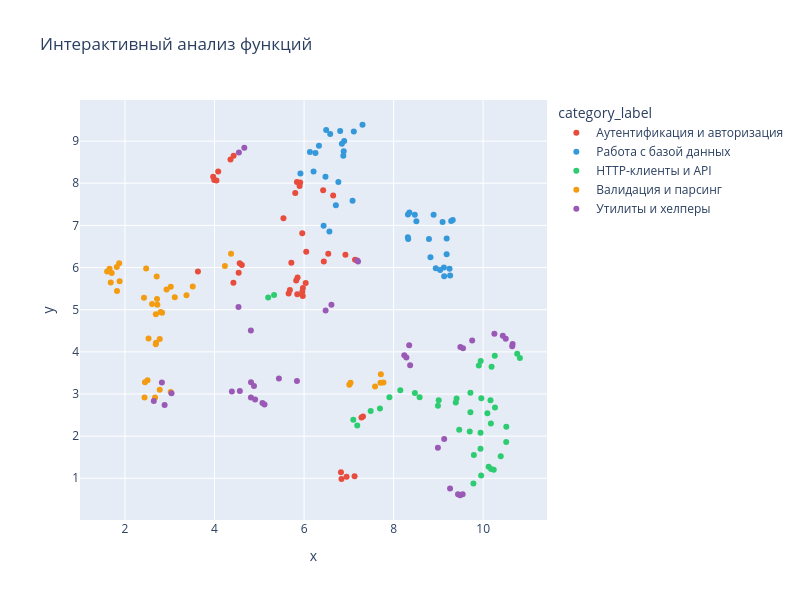

Write notebook code for a chart like this one.
### Code cell
color_map = {
    row['label']: row['color']
    for row in categories.values()
}

fig = px.scatter(
    df, 
    x='x', 
    y='y', 
    color='category_label',
    color_discrete_map=color_map,
    width=800,
    height=600,
    hover_name='name', 
    hover_data=['description', 'language'], 
    title="Интерактивный анализ функций")
fig.show()

### Figure 1 — Plotly figure (JSON) as saved in the notebook; plotly's stock layout.template omitted (floating-point values rounded to 4 significant figures)
{"data": [{"customdata": [["Проверяет JWT-токен и возвращает payload или причину невалидности.", "python"], ["Хэширует пароль с помощью bcrypt с cost-фактором 12.", "python"], ["Сравнивает открытый пароль с bcrypt-хэшем и возвращает результат проверки.", "python"], ["Генерирует уникальный идентификатор сессии на основе UUID4.", "python"], ["Проверяет, что логин и пароль непустые и соответствуют минимальным требованиям.", "python"], ["Создаёт подписанный JWT-токен с указанным payload и временем жизни.", "python"], ["Обновляет JWT-токен, выдавая новый с обновлённым временем истечения.", "python"], ["Проверяет наличие указанного права у пользователя по его ролям.", "python"], ["Декоратор, выбрасывающий PermissionError если пользователь не является администратором.", "python"], ["Завершает сессию пользователя, удаляя её из хранилища активных сессий.", "python"], ["Обменивает OAuth-код авторизации на токен доступа через провайдера.", "python"], ["Добавляет токен в чёрный список, делая его недействительным до истечения срока.", "python"], ["Извлекает Bearer-токен из заголовка Authorization HTTP-запроса.", "python"], ["Проверяет одноразовый TOTP-код двухфакторной аутентификации по секрету.", "python"], ["Генерирует случайный base32-секрет для настройки двухфакторной аутентификации.", "python"], ["Отправляет письмо со ссылкой для сброса пароля на указанный адрес.", "python"], ["Применяет новый пароль после проверки токена сброса из хранилища.", "python"], ["Блокирует учётную запись пользователя, устанавливая флаг is_active в False.", "python"], ["Разблокирует учётную запись пользователя, сбрасывая флаг блокировки.", "python"], ["Декодирует JWT из заголовка запроса и возвращает данные текущего пользователя.", "python"], ["Проверяет JWT-токен и возвращает claims или выбрасывает исключение.", "java"], ["Хэширует пароль с использованием BCrypt и возвращает хэш.", "java"], ["Проверяет соответствие пароля его BCrypt-хэшу.", "java"], ["Генерирует криптографически стойкий идентификатор сессии.", "java"], ["Проверяет учётные данные пользователя и возвращает результат аутентификации.", "java"], ["Выпускает JWT-токен для пользователя с заданным временем жизни.", "java"], ["Обновляет JWT-токен, если он ещё не истёк или истёк менее суток назад.", "java"], ["Проверяет наличие заданного разрешения у пользователя.", "java"], ["Проверяет, что текущий пользователь имеет роль администратора.", "java"], ["Завершает сессию пользователя, инвалидируя токен в хранилище.", "java"], ["Выполняет аутентификацию через OAuth-провайдера и возвращает пользователя.", "java"], ["Отзывает JWT-токен, добавляя его в чёрный список до истечения срока.", "java"], ["Извлекает Bearer-токен из заголовка Authorization HTTP-запроса.", "java"], ["Проверяет одноразовый TOTP-код для двухфакторной аутентификации.", "java"], ["Генерирует случайный Base32-секрет для двухфакторной аутентификации.", "java"], ["Отправляет письмо со ссылкой для сброса пароля на указанный адрес.", "java"], ["Сбрасывает пароль пользователя по токену и устанавливает новый.", "java"], ["Блокирует пользователя и инвалидирует все его активные сессии.", "java"], ["Снимает блокировку с пользователя и очищает причину блокировки.", "java"], ["Возвращает текущего аутентифицированного пользователя из контекста запроса.", "java"]], "hovertemplate": "<b>%{hovertext}</b><br><br>category_label=Аутентификация и авторизация<br>x=%{x}<br>y=%{y}<br>description=%{customdata[0]}<br>language=%{customdata[1]}<extra></extra>", "hovertext": ["verify_jwt_token", "hash_password", "check_password", "generate_session_id", "validate_credentials", "issue_jwt_token", "refresh_jwt_token", "has_permission", "require_admin", "logout_user", "login_with_oauth", "revoke_token", "parse_auth_header", "validate_2fa_code", "generate_2fa_secret", "send_password_reset_email", "reset_password", "block_user", "unlock_user", "get_current_user", "verifyJwtToken", "hashPassword", "checkPassword", "generateSessionId", "validateCredentials", "issueJwtToken", "refreshJwtToken", "hasPermission", "requireAdmin", "logoutUser", "loginWithOauth", "revokeToken", "parseAuthHeader", "validateTwoFactorCode", "generateTwoFactorSecret", "sendPasswordResetEmail", "resetPassword", "blockUser", "unlockUser", "getCurrentUser"], "legendgroup": "Аутентификация и авторизация", "marker": {"color": "#E74C3C", "symbol": "circle"}, "mode": "markers", "name": "Аутентификация и авторизация", "orientation": "v", "showlegend": true, "type": "scatter", "x": [5.655, 4.422, 4.539, 4.427, 3.63, 5.971, 5.974, 6.824, 7.128, 5.913, 6.048, 5.961, 7.282, 3.993, 3.97, 7.138, 6.441, 6.426, 6.65, 5.824, 5.683, 4.609, 4.562, 4.357, 5.539, 6.036, 5.855, 6.835, 6.949, 5.84, 5.959, 5.848, 7.316, 4.042, 4.082, 6.923, 6.54, 5.803, 5.9, 5.715], "xaxis": "x", "y": [5.381, 5.64, 5.874, 8.652, 5.906, 5.326, 5.514, 1.143, 1.046, 8.018, 6.374, 5.427, 2.442, 8.079, 8.155, 6.187, 6.143, 7.832, 7.71, 5.693, 5.466, 6.061, 6.1, 8.562, 7.171, 5.633, 5.764, 0.9802, 1.038, 8.029, 6.812, 5.364, 2.466, 8.063, 8.279, 6.306, 6.325, 7.768, 7.936, 6.115], "yaxis": "y"}, {"customdata": [["Возвращает запись пользователя по первичному ключу или None если не найден.", "python"], ["Ищет пользователя по адресу электронной почты и возвращает запись или None.", "python"], ["Создаёт нового пользователя в базе данных и возвращает его идентификатор.", "python"], ["Обновляет поля записи пользователя по списку переданных значений.", "python"], ["Удаляет запись пользователя из базы данных по идентификатору.", "python"], ["Возвращает страницу пользователей с поддержкой пагинации через limit и offset.", "python"], ["Возвращает общее количество пользователей в таблице с опциональным фильтром.", "python"], ["Возвращает список заказов конкретного пользователя, отсортированных по дате.", "python"], ["Помечает публикацию как удалённую, проставляя метку времени удаления.", "python"], ["Создаёт и возвращает соединение с SQLite-базой данных с включённым WAL-режимом.", "python"], ["Читает SQL-файл миграции и выполняет его содержимое в транзакции.", "python"], ["Создаёт резервную копию SQLite-базы в указанный файл через встроенный API бэкапа.", "python"], ["Восстанавливает базу данных из резервной копии, заменяя текущий файл.", "python"], ["Явно начинает транзакцию в соединении с базой данных.", "python"], ["Фиксирует текущую транзакцию и сохраняет все изменения в базе данных.", "python"], ["Откатывает текущую транзакцию, отменяя все незафиксированные изменения.", "python"], ["Создаёт индекс на указанной колонке таблицы если он ещё не существует.", "python"], ["Удаляет таблицу из базы данных если она существует.", "python"], ["Возвращает пользователей, не входивших в систему дольше указанного числа дней.", "python"], ["Вставляет список словарей в таблицу одним пакетным запросом executemany.", "python"], ["Возвращает пользователя по идентификатору или выбрасывает исключение.", "java"], ["Возвращает пользователя по адресу электронной почты.", "java"], ["Создаёт нового пользователя в базе данных и возвращает сохранённую сущность.", "java"], ["Обновляет данные пользователя и возвращает обновлённую сущность.", "java"], ["Удаляет пользователя из базы данных по идентификатору.", "java"], ["Возвращает страницу пользователей с заданным смещением и размером страницы.", "java"], ["Возвращает общее количество пользователей в базе данных.", "java"], ["Возвращает список заказов пользователя, отсортированных по дате создания.", "java"], ["Помечает запись как удалённую, не удаляя её физически из базы.", "java"], ["Возвращает соединение с базой данных из пула подключений.", "java"], ["Применяет SQL-миграцию из файла к базе данных через JDBC-соединение.", "java"], ["Создаёт резервную копию базы данных в указанный каталог.", "java"], ["Восстанавливает базу данных из резервной копии.", "java"], ["Начинает транзакцию на заданном JDBC-соединении.", "java"], ["Фиксирует транзакцию и переключает соединение в режим автокоммита.", "java"], ["Откатывает транзакцию и логирует причину отката.", "java"], ["Создаёт индекс в таблице базы данных, если он ещё не существует.", "java"], ["Удаляет таблицу из базы данных, если она существует.", "java"], ["Возвращает пользователей, не входивших в систему дольше заданного числа дней.", "java"], ["Вставляет список записей пакетом через JDBC batch.", "java"]], "hovertemplate": "<b>%{hovertext}</b><br><br>category_label=Работа с базой данных<br>x=%{x}<br>y=%{y}<br>description=%{customdata[0]}<br>language=%{customdata[1]}<extra></extra>", "hovertext": ["get_user_by_id", "get_user_by_email", "create_user", "update_user", "delete_user", "list_users_paginated", "count_users", "find_orders_by_user", "soft_delete_post", "get_db_connection", "execute_migration", "backup_database", "restore_from_backup", "begin_transaction", "commit_transaction", "rollback_transaction", "create_index", "drop_table", "find_inactive_users", "bulk_insert_records", "getUserById", "getUserByEmail", "createUser", "updateUser", "deleteUser", "listUsersPaginated", "countUsers", "findOrdersByUser", "softDeletePost", "getDbConnection", "executeMigration", "backupDatabase", "restoreFromBackup", "beginTransaction", "commitTransaction", "rollbackTransaction", "createIndex", "dropTable", "findInactiveUsers", "bulkInsertRecords"], "legendgroup": "Работа с базой данных", "marker": {"color": "#3498DB", "symbol": "circle"}, "mode": "markers", "name": "Работа с базой данных", "orientation": "v", "showlegend": true, "type": "scatter", "x": [6.886, 6.877, 7.083, 6.71, 6.766, 7.111, 6.806, 6.896, 6.478, 9.185, 8.823, 9.32, 9.286, 9.123, 8.942, 9.129, 8.32, 8.353, 6.845, 8.326, 6.131, 6.254, 6.566, 6.437, 5.919, 7.305, 6.493, 6.583, 6.212, 9.184, 8.789, 8.893, 9.094, 9.262, 9.249, 9.039, 8.473, 8.508, 6.332, 8.318], "xaxis": "x", "y": [8.759, 8.651, 7.586, 7.475, 8.029, 9.226, 9.24, 9.003, 8.152, 6.688, 6.243, 7.125, 7.106, 6.002, 5.982, 5.794, 7.255, 7.307, 8.936, 6.675, 8.743, 8.718, 6.854, 6.993, 8.232, 9.388, 9.265, 9.166, 8.28, 6.314, 6.676, 7.252, 7.078, 5.813, 5.973, 5.942, 7.25, 7.097, 8.887, 6.719], "yaxis": "y"}, {"customdata": [["Выполняет GET-запрос и возвращает тело ответа как словарь Python.", "python"], ["Отправляет POST-запрос с JSON-телом и возвращает ответ как словарь.", "python"], ["Скачивает файл по URL и сохраняет его на диск потоковой записью.", "python"], ["Повторяет HTTP-запрос с экспоненциальной задержкой при ошибках соединения.", "python"], ["Разбирает заголовок Link HTTP-ответа и возвращает словарь rel->url.", "python"], ["Отправляет POST-уведомление на webhook-URL с подписью HMAC в заголовке.", "python"], ["Обрабатывает ответ 429, ожидая время из заголовка Retry-After перед повтором.", "python"], ["Выполняет HTTP GET с настраиваемыми таймаутами подключения и чтения.", "python"], ["Проксирует входящий запрос на целевой URL и возвращает ответ бэкенда.", "python"], ["Измеряет время ответа HTTP-эндпоинта в миллисекундах.", "python"], ["Разбирает JSON:API-ответ и возвращает список ресурсов с разрешёнными связями.", "python"], ["Загружает файл на сервер через multipart/form-data POST-запрос.", "python"], ["Обходит все страницы пагинированного API и собирает результаты в один список.", "python"], ["Добавляет заголовок Authorization к словарю заголовков HTTP-запроса.", "python"], ["Извлекает из HTTP-ответа набор стандартных мета-заголовков в словарь.", "python"], ["Следует за HTTP-редиректом вручную и возвращает финальный ответ.", "python"], ["Кэширует результат GET-запроса в памяти на указанное число секунд.", "python"], ["Сжимает тело запроса с помощью gzip и добавляет соответствующий заголовок.", "python"], ["Проверяет SSL-сертификат хоста и возвращает дату истечения его срока.", "python"], ["Отправляет одинаковый POST-запрос на список серверов и собирает статусы ответов.", "python"], ["Выполняет GET-запрос и возвращает тело ответа как строку JSON.", "java"], ["Отправляет POST-запрос с JSON-телом и возвращает тело ответа.", "java"], ["Скачивает файл по URL и сохраняет его по указанному пути.", "java"], ["Повторяет HTTP-запрос до maxAttempts раз при получении ошибки.", "java"], ["Разбирает заголовок Link HTTP-ответа и возвращает карту отношений к URL.", "java"], ["Отправляет POST-запрос на вебхук с JSON-данными и проверяет статус ответа.", "java"], ["Обрабатывает ответ 429 Too Many Requests и ожидает перед повторным запросом.", "java"], ["Выполняет GET-запрос с заданным таймаутом и возвращает тело ответа.", "java"], ["Проксирует входящий HTTP-запрос на целевой URL и возвращает ответ.", "java"], ["Измеряет задержку HTTP-запроса в миллисекундах и возвращает результат.", "java"], ["Разбирает JSON:API ответ и возвращает список объектов из поля data.", "java"], ["Загружает файл на сервер через multipart/form-data запрос.", "java"], ["Последовательно обходит все страницы пагинированного API и возвращает все элементы.", "java"], ["Добавляет заголовки авторизации к строителю HTTP-запроса.", "java"], ["Извлекает и возвращает заголовки HTTP-ответа как карту строк.", "java"], ["Следует HTTP-редиректу и возвращает конечный URL после всех перенаправлений.", "java"], ["Сохраняет HTTP-ответ в кэш по ключу URL с заданным TTL.", "java"], ["Сжимает тело HTTP-запроса с помощью GZIP и возвращает сжатые байты.", "java"], ["Проверяет SSL-сертификат хоста и возвращает информацию о нём.", "java"], ["Рассылает HTTP-запрос на список серверов и возвращает результаты.", "java"]], "hovertemplate": "<b>%{hovertext}</b><br><br>category_label=HTTP-клиенты и API<br>x=%{x}<br>y=%{y}<br>description=%{customdata[0]}<br>language=%{customdata[1]}<extra></extra>", "hovertext": ["fetch_json", "post_json", "download_file", "retry_request", "parse_pagination_links", "send_webhook", "handle_rate_limit", "fetch_with_timeout", "proxy_request", "measure_latency", "parse_jsonapi_response", "upload_file_multipart", "fetch_paginated_results", "add_auth_headers", "parse_response_headers", "handle_redirect", "cache_response", "compress_request_body", "validate_ssl_cert", "broadcast_to_servers", "fetchJson", "postJson", "downloadFile", "retryRequest", "parsePaginationLinks", "sendWebhook", "handleRateLimit", "fetchWithTimeout", "proxyRequest", "measureLatency", "parseJsonApiResponse", "uploadFileMultipart", "fetchPaginatedResults", "addAuthHeaders", "parseResponseHeaders", "handleRedirect", "cacheResponse", "compressRequestBody", "validateSslCert", "broadcastToServers"], "legendgroup": "HTTP-клиенты и API", "marker": {"color": "#2ECC71", "symbol": "circle"}, "mode": "markers", "name": "HTTP-клиенты и API", "orientation": "v", "showlegend": true, "type": "scatter", "x": [9.715, 9.715, 10.26, 9.955, 7.906, 9.959, 10.18, 9.942, 10.51, 9.793, 8.474, 9.903, 9.007, 7.099, 7.487, 10.24, 9.465, 10.76, 5.198, 9.406, 10.09, 10.26, 10.19, 9.782, 8.15, 10.16, 10.12, 10.17, 10.52, 9.94, 8.581, 9.945, 8.99, 7.188, 7.694, 10.39, 9.701, 10.82, 5.33, 9.387], "xaxis": "x", "y": [2.564, 3.029, 3.904, 1.065, 2.924, 2.897, 1.22, 2.083, 1.863, 1.55, 3.024, 3.677, 2.853, 2.387, 2.595, 1.201, 2.154, 3.956, 5.287, 2.894, 2.544, 2.678, 3.644, 0.8746, 3.087, 2.853, 1.273, 2.301, 2.222, 1.699, 2.924, 3.781, 2.722, 2.255, 2.655, 1.52, 2.111, 3.852, 5.351, 2.797], "yaxis": "y"}, {"customdata": [["Проверяет корректность формата адреса электронной почты по регулярному выражению.", "python"], ["Проверяет, что номер телефона соответствует формату E.164.", "python"], ["Проверяет допустимость возраста: целое положительное число не более 150.", "python"], ["Удаляет все HTML-теги из строки, оставляя только текстовое содержимое.", "python"], ["Разбирает строку ISO-8601 в объект datetime с обработкой ошибок формата.", "python"], ["Проверяет номер банковской карты по алгоритму Луна.", "python"], ["Оценивает сложность пароля и возвращает уровень: weak, medium или strong.", "python"], ["Проверяет корректность URL, требуя наличие схемы http/https и хоста.", "python"], ["Разбирает строку URL-параметров и возвращает словарь ключ-значение.", "python"], ["Приводит российский номер телефона к формату +7XXXXXXXXXX.", "python"], ["Проверяет корректность ИНН физического или юридического лица по контрольной сумме.", "python"], ["Проверяет корректность номера СНИЛС по контрольной сумме.", "python"], ["Проверяет формат российского паспорта: 4 цифры серии и 6 цифр номера.", "python"], ["Удаляет все эмодзи и спецсимволы Юникода из строки.", "python"], ["Проверяет, что строка является валидным HEX-цветом в формате #RGB или #RRGGBB.", "python"], ["Разбирает одну строку CSV с учётом кавычек и возвращает список значений.", "python"], ["Проверяет российский почтовый индекс: ровно 6 цифр от 100000 до 999999.", "python"], ["Определяет язык текста: возвращает 'ru' при преобладании кириллицы, иначе 'en'.", "python"], ["Проверяет IBAN по стандарту ISO 13616 с вычислением контрольной суммы mod 97.", "python"], ["Находит все телефонные номера в тексте и возвращает их список.", "python"], ["Проверяет корректность адреса электронной почты по регулярному выражению.", "java"], ["Проверяет корректность номера телефона в международном формате E.164.", "java"], ["Проверяет, что возраст находится в допустимых границах.", "java"], ["Удаляет опасные HTML-теги из строки, оставляя только допустимые.", "java"], ["Разбирает строку в формате ISO-8601 и возвращает объект LocalDate.", "java"], ["Проверяет номер банковской карты по алгоритму Луна.", "java"], ["Оценивает надёжность пароля и возвращает уровень: WEAK, MEDIUM или STRONG.", "java"], ["Проверяет корректность URL и наличие допустимой схемы.", "java"], ["Разбирает строку запроса URL и возвращает карту параметров.", "java"], ["Нормализует номер телефона, приводя его к формату +7XXXXXXXXXX для России.", "java"], ["Проверяет корректность ИНН физического или юридического лица по контрольной сумме.", "java"], ["Проверяет корректность СНИЛС по контрольному числу.", "java"], ["Проверяет формат серии и номера паспорта гражданина РФ.", "java"], ["Удаляет все эмодзи из строки, оставляя обычный текст.", "java"], ["Проверяет корректность цвета в формате HEX (#RGB или #RRGGBB).", "java"], ["Разбирает строку CSV с учётом кавычек и возвращает список значений.", "java"], ["Проверяет корректность почтового индекса для заданной страны.", "java"], ["Определяет язык текста эвристически по символьному составу строки.", "java"], ["Проверяет корректность номера IBAN по алгоритму модульной арифметики.", "java"], ["Извлекает все номера телефонов из текста и возвращает их список.", "java"]], "hovertemplate": "<b>%{hovertext}</b><br><br>category_label=Валидация и парсинг<br>x=%{x}<br>y=%{y}<br>description=%{customdata[0]}<br>language=%{customdata[1]}<extra></extra>", "hovertext": ["validate_email", "validate_phone", "validate_age", "sanitize_html", "parse_iso_date", "validate_credit_card", "check_password_strength", "validate_url", "parse_query_string", "normalize_phone_number", "validate_inn", "validate_snils", "validate_passport_rf", "strip_emoji", "validate_color_hex", "parse_csv_row", "validate_zip_code", "detect_language", "validate_iban", "extract_phone_numbers", "validateEmail", "validatePhone", "validateAge", "sanitizeHtml", "parseIsoDate", "validateCreditCard", "checkPasswordStrength", "validateUrl", "parseQueryString", "normalizePhoneNumber", "validateInn", "validateSnils", "validatePassportRf", "stripEmoji", "validateColorHex", "parseCsvRow", "validateZipCode", "detectLanguage", "validateIban", "extractPhoneNumbers"], "legendgroup": "Валидация и парсинг", "marker": {"color": "#F39C12", "symbol": "circle"}, "mode": "markers", "name": "Валидация и парсинг", "orientation": "v", "showlegend": true, "type": "scatter", "x": [3.112, 2.796, 2.472, 2.672, 7.01, 1.601, 4.231, 3.513, 7.586, 2.777, 1.87, 1.816, 2.829, 2.503, 3.373, 7.773, 2.605, 3.021, 1.656, 2.694, 2.715, 2.723, 2.708, 2.437, 7.039, 1.682, 4.369, 2.929, 7.707, 2.687, 1.704, 1.88, 2.69, 2.446, 3.023, 7.715, 2.424, 2.775, 1.822, 2.527], "xaxis": "x", "y": [5.296, 4.943, 5.979, 2.919, 3.222, 5.909, 6.035, 5.552, 3.18, 4.302, 6.1, 6.014, 4.925, 3.327, 5.34, 3.271, 5.133, 3.046, 5.973, 4.215, 5.253, 5.114, 5.789, 2.919, 3.269, 5.644, 6.326, 5.477, 3.268, 4.178, 5.871, 5.677, 4.893, 3.277, 5.543, 3.465, 5.285, 3.103, 5.442, 4.316], "yaxis": "y"}, {"customdata": [["Форматирует количество байт в читаемую строку с суффиксом KB, MB, GB или TB.", "python"], ["Разбивает список на подсписки фиксированного размера.", "python"], ["Преобразует вложенный словарь в плоский с ключами через разделитель.", "python"], ["Декоратор-фабрика для автоматического повтора функции при заданных исключениях.", "python"], ["Декоратор кэширования результатов функции по позиционным и именованным аргументам.", "python"], ["Декоратор, измеряющий и логирующий время выполнения обёрнутой функции.", "python"], ["Рекурсивно объединяет два словаря, значения из второго перекрывают первый.", "python"], ["Форматирует количество секунд в строку вида «1ч 23м 45с».", "python"], ["Генерирует строковый UUID4 без дефисов для использования как уникальный ключ.", "python"], ["Обрезает строку до указанной длины, добавляя многоточие если строка длиннее.", "python"], ["Преобразует произвольный текст в URL-безопасный slug в нижнем регистре.", "python"], ["Вычисляет SHA-256 хэш содержимого файла и возвращает шестнадцатеричную строку.", "python"], ["Читает YAML-файл и возвращает его содержимое как словарь Python.", "python"], ["Сериализует объект в файл формата pickle с указанным уровнем компрессии.", "python"], ["Сжимает файл с помощью gzip и сохраняет результат рядом с расширением .gz.", "python"], ["Распаковывает gzip-файл и сохраняет содержимое в указанный путь.", "python"], ["Отправляет HTML-письмо через SMTP-сервер с поддержкой STARTTLS.", "python"], ["Записывает структурированное событие в лог-файл в формате JSON.", "python"], ["Форматирует число как сумму в рублях: «1 234,56 ₽» с разделителем тысяч.", "python"], ["Преобразует строку вида «2h30m15s» в количество секунд.", "python"], ["Форматирует количество байт в читаемую строку (КБ, МБ, ГБ).", "java"], ["Разбивает список на подсписки заданного размера.", "java"], ["Преобразует вложенную карту в плоскую с ключами через точку.", "java"], ["Оборачивает вызов Callable в логику повтора при исключении.", "java"], ["Возвращает мемоизированную версию функции с кэшированием результатов.", "java"], ["Оборачивает вызов Callable в замер времени и логирует результат.", "java"], ["Рекурсивно объединяет две карты, при конфликте значения из второй карты имеют приоритет.", "java"], ["Форматирует количество секунд в строку вида «1ч 23м 45с».", "java"], ["Генерирует уникальный идентификатор на основе UUID v4.", "java"], ["Усекает строку до заданной длины и добавляет многоточие, если строка была длиннее.", "java"], ["Преобразует строку в URL-безопасный slug в нижнем регистре.", "java"], ["Вычисляет SHA-256 хэш содержимого файла и возвращает hex-строку.", "java"], ["Читает YAML-файл и возвращает его содержимое как карту объектов.", "java"], ["Сериализует объект в JSON и записывает в файл с указанной кодировкой.", "java"], ["Сжимает файл с использованием GZIP и сохраняет результат рядом с исходным.", "java"], ["Распаковывает GZIP-файл и сохраняет результат по указанному пути.", "java"], ["Отправляет электронное письмо через SMTP с заданными параметрами.", "java"], ["Записывает структурированное событие в журнал аудита с временной меткой.", "java"], ["Форматирует сумму в рублях с разделителями тысяч и символом валюты.", "java"], ["Разбирает строку вида «2h 30m 15s» и возвращает длительность в секундах.", "java"]], "hovertemplate": "<b>%{hovertext}</b><br><br>category_label=Утилиты и хелперы<br>x=%{x}<br>y=%{y}<br>description=%{customdata[0]}<br>language=%{customdata[1]}<extra></extra>", "hovertext": ["format_bytes", "chunk_list", "flatten_dict", "retry_decorator", "memoize", "timing_decorator", "deep_merge_dicts", "format_duration", "get_unique_id", "truncate_string", "slugify", "calculate_hash", "read_yaml_file", "write_pickle", "compress_file", "decompress_file", "send_email", "log_event", "format_currency_rub", "parse_human_duration", "formatBytes", "chunkList", "flattenMap", "retryDecorator", "memoize", "timingDecorator", "deepMergeMaps", "formatDuration", "getUniqueId", "truncateString", "slugify", "calculateHash", "readYamlFile", "writeSerialized", "compressFile", "decompressFile", "sendEmail", "logEvent", "formatCurrencyRub", "parseHumanDuration"], "legendgroup": "Утилиты и хелперы", "marker": {"color": "#9B59B6", "symbol": "circle"}, "mode": "markers", "name": "Утилиты и хелперы", "orientation": "v", "showlegend": true, "type": "scatter", "x": [4.881, 5.438, 8.238, 9.484, 8.989, 9.26, 8.369, 4.906, 4.665, 2.885, 3.039, 4.535, 9.491, 10.25, 10.44, 10.5, 7.188, 6.481, 4.565, 5.117, 4.815, 5.841, 8.347, 9.542, 9.129, 9.438, 8.285, 4.813, 4.545, 2.643, 2.824, 4.812, 9.55, 9.754, 10.66, 10.65, 7.205, 6.611, 4.387, 5.07], "xaxis": "x", "y": [3.187, 3.368, 3.921, 0.5972, 1.721, 0.7595, 3.683, 2.872, 8.841, 2.736, 3.017, 5.062, 4.112, 4.43, 4.379, 4.311, 6.169, 4.979, 3.074, 2.75, 3.279, 3.306, 4.156, 0.6187, 1.931, 0.6202, 3.864, 2.916, 8.728, 2.833, 3.274, 4.503, 4.085, 4.271, 4.184, 4.134, 6.142, 5.12, 3.058, 2.783], "yaxis": "y"}], "layout": {"height": 600, "legend": {"title": {"text": "category_label"}, "tracegroupgap": 0}, "title": {"text": "Интерактивный анализ функций"}, "width": 800, "xaxis": {"anchor": "y", "domain": [0, 1], "title": {"text": "x"}}, "yaxis": {"anchor": "x", "domain": [0, 1], "title": {"text": "y"}}}}
